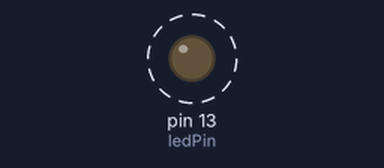
A sketch run on a simulated Arduino Uno, built with avr-gcc and run on an emulated ATmega328P. On the bench: output pins drawn as LEDs (lit = HIGH). Dashed ring = blinking.

Above: at 0.5 s.
Timing chart, 0 to 4.6 s (numbered marks = the images above):
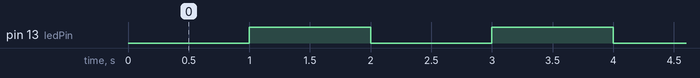

Measured:
- by itself, pin 13 (ledPin): alternates HIGH for 1.0 s and LOW for 1.0 s

The sketch:

64_Interrupt_Timer.ino
```cpp
#include <avr/io.h>
#include <avr/interrupt.h>

const uint8_t ledPin = 13;
const uint8_t interruptPin = 2;
volatile bool state = true;  //volatile ist wichtig, das die Variable in der ISR geändert wird.


/** Das ist die ISR */
ISR(TIMER1_COMPA_vect)
{
  state = !state;
}

void setup()
{
  pinMode(ledPin, OUTPUT);
  pinMode(interruptPin, INPUT_PULLUP); //INPUT_PULLUP heißt: mit einem internen 10kOhm Wiedersstand mit 5V verbunden. D.h im unbeschaltenten Zustand: HIGH
  cli();
  // turn on CTC mode
  TCCR1A = 0;// set entire TCCR1A register to 0
  TCCR1B = 0;// same for TCCR1B
  TCCR1B |= (1 << WGM12);
  // Set CS12 and CS10 bit for prescaler 1024
  TCCR1B |= (1 << CS12) | (1 << CS10) ;

  //initialize counter value to 0;
  TCNT1  = 0;

  // set timer count for every 1 second
  OCR1A = 0x3d09;  // (16*10^6)^-1 * 1024 * 0x3d09 = 1sec

  // enable timer compare interrupt
  TIMSK1 |= (1 << OCIE1A);
  sei();
}

void loop()
{
  digitalWrite(ledPin, state);
}
```
